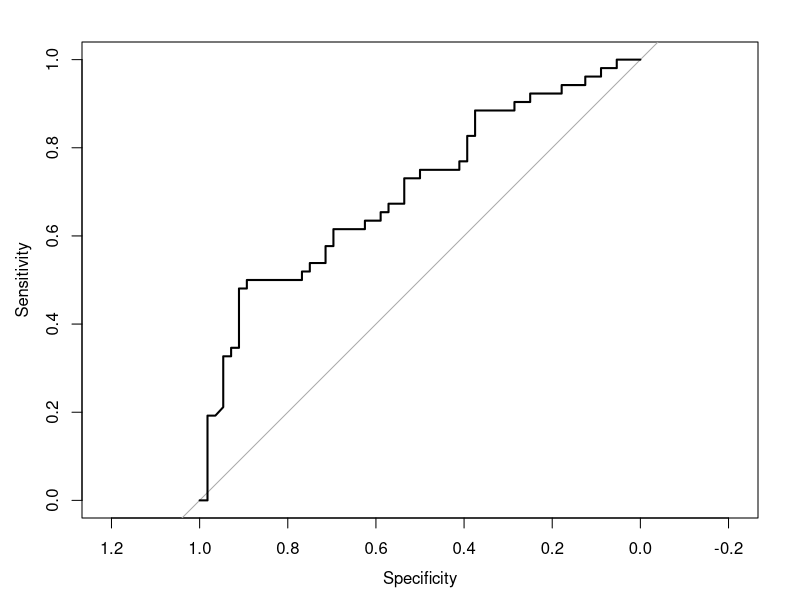
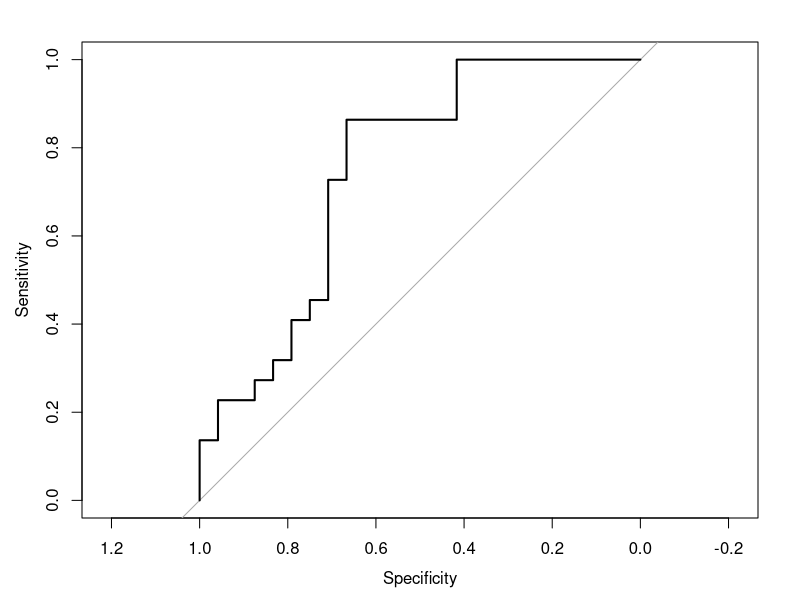
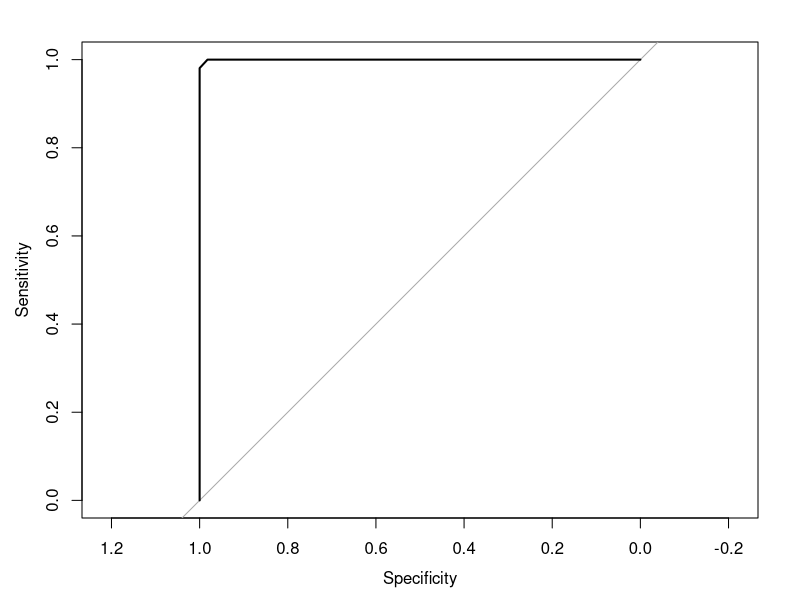
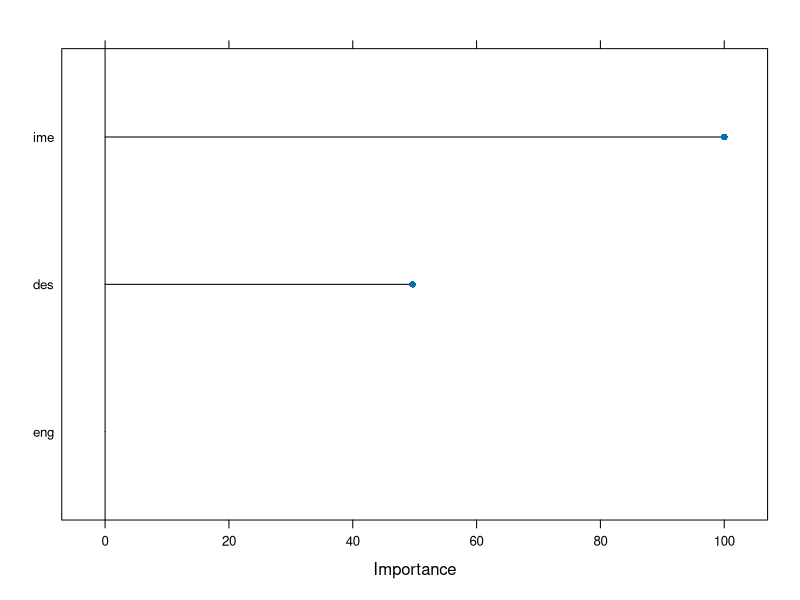
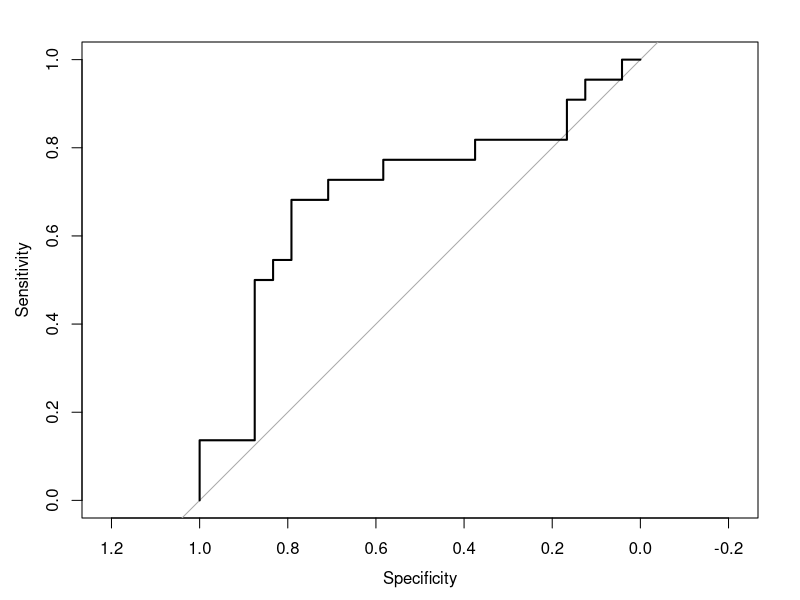
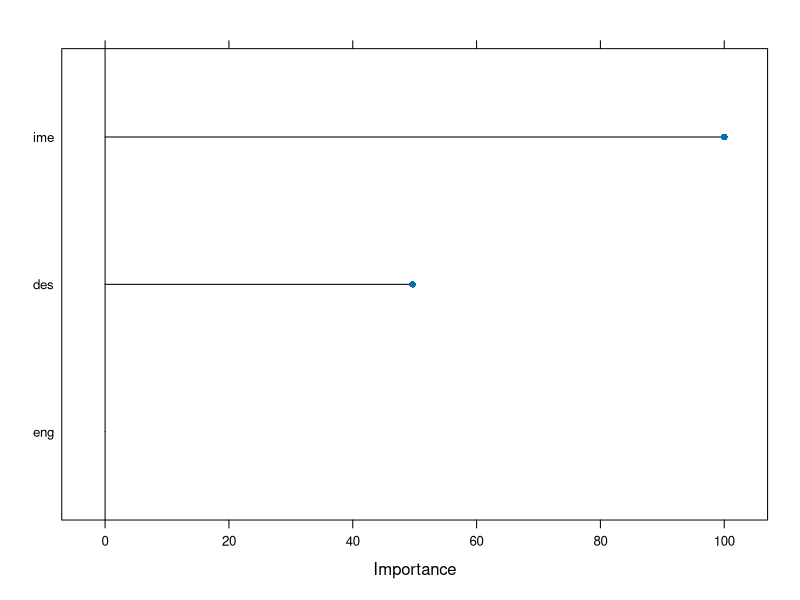
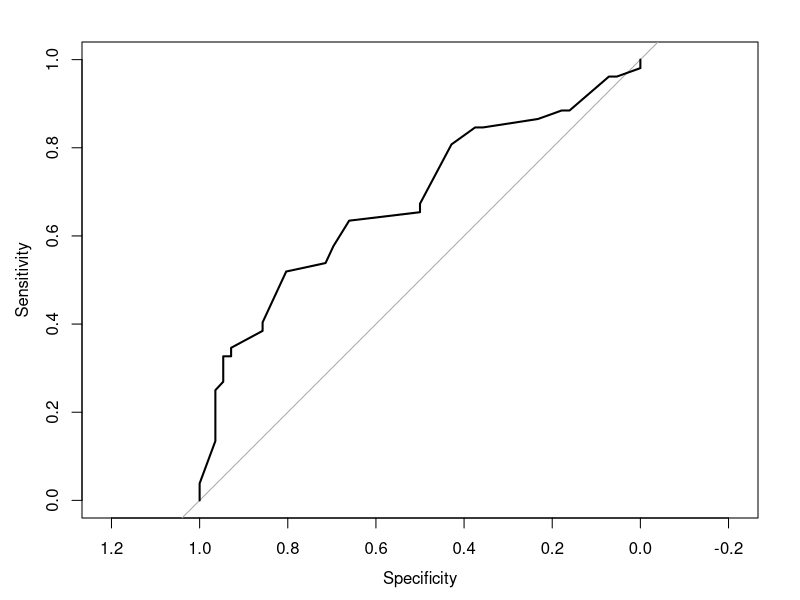
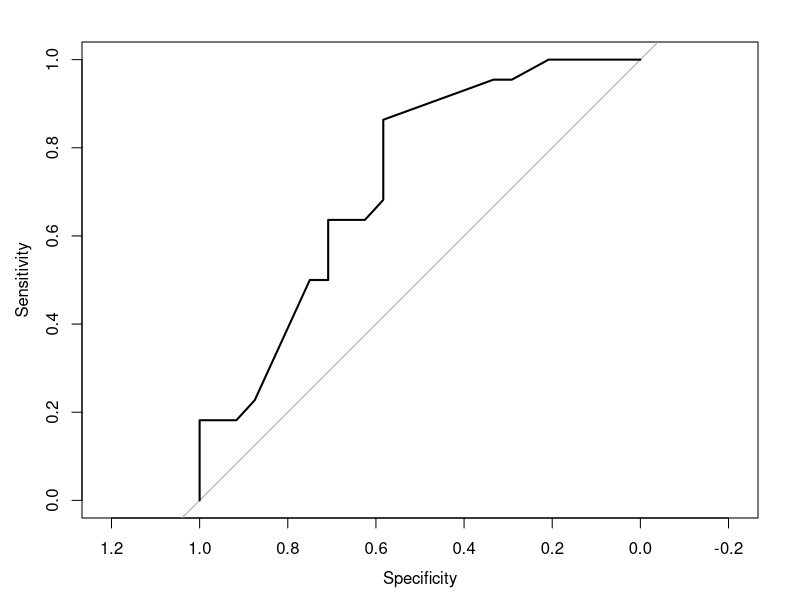

Generate these figures, in order, with R: (Note: this script raises an error after producing the figures.)
options(scipen = 9999)
library(readxl)
library(caTools)
library(caret)
library(pROC)
library(e1071)
library(ipred)
library(ROCR)
library(MASS)

dados <- read_excel("dados.xlsx", sheet = "dados")

set.seed(123)


#### MODELO NÃO SUPERVISIONADO K-MEANS #### 
grupos_aval <- kmeans(dados$aval,centers = 2)

grupos_aval$cluster[grupos_aval$cluster==2]=0 #baixo desempenho passa a receber valor de 0

dados$avalcluster = grupos_aval$cluster #Inputando uma nova coluna no df dados

#### MODELO LINEAR NORMAL #### 

linear_normal <- lm(aval ~ eng + ime + des, data=dados)
summary(linear_normal)

#### REGRESSÃO LOGÍSTICA #### 

logit <- glm(avalcluster ~ eng + ime + des, data=dados, family = binomial)
summary(logit)


#### APRENDIZADO DE MÁQUINA SUPERVISIONADO #### 

#Fazendo a divisão (treino: 0.75; teste: 0.25)

set.seed(123)

divisao=sample.split(dados$avalcluster,SplitRatio = 0.7)
treinamento=subset(dados,divisao==T)
teste=subset(dados,divisao==F)

treinamento$avalcluster=as.factor(treinamento$avalcluster)
teste$avalcluster=as.factor(teste$avalcluster)


#### ANÁLISE DISCRIMINANTE LINEAR ####
adl = lda(avalcluster ~ eng + ime + des, 
          data=treinamento)

#TREINAMENTO
adlclass=predict(adl, 
                newdata=treinamento)$class
confusionMatrix(adlclass,
                treinamento$avalcluster,
                positive = "1")
adlclassprob=predict(adl, 
                    newdata=treinamento, 
                    type="prob")$posterior[,2]
adlrocobject=roc(as.numeric(treinamento$avalcluster) -1, 
                adlclassprob)
plot.roc(adlrocobject)
auc(adlrocobject)

#TESTE
adlclass=predict(adl, 
                 newdata=teste)$class
confusionMatrix(adlclass,
                teste$avalcluster,
                positive = "1")
adlclassprob=predict(adl, 
                     newdata=teste)$posterior[,2]
adlrocobject=roc(as.numeric(teste$avalcluster) -1, 
                 adlclassprob)
plot.roc(adlrocobject)
auc(adlrocobject)



### RANDOM FOREST ### 

ctrl=trainControl(method="cv",
                  number=10)
FitRF= train(
  avalcluster ~ eng + ime + des,
  method="rf",
  preProcess=c("scale"),
  trControl=ctrl,
  data=treinamento,
  importance=T
)

#TREINAMENTO
RFclass=predict(FitRF, 
                newdata=treinamento)
confusionMatrix(RFclass,
                treinamento$avalcluster,
                positive = "1")
RFclassprob=predict(FitRF, 
                    newdata=treinamento, 
                    type="prob")
RFrocobject=roc(treinamento$avalcluster, 
                RFclassprob[,2])
plot.roc(RFrocobject)
plot(varImp(FitRF))
auc(RFrocobject)

#TESTE
RFclass=predict(FitRF, 
                newdata=teste)
confusionMatrix(RFclass,
                teste$avalcluster,
                positive = "1")
RFclassprob=predict(FitRF, 
                    newdata=teste, 
                    type="prob")
RFrocobject=roc(teste$avalcluster, 
                RFclassprob[,2])
plot.roc(RFrocobject)
plot(varImp(FitRF))
auc(RFrocobject)

### KNN ### 

ctrl=trainControl(method="repeatedcv",
                  number=10)
FitKNN= train(
  avalcluster ~ eng + ime + des,
  method="knn",
  preProcess=c("scale"),
  trControl=ctrl,
  data=treinamento,
  tuneLength = 20
)

#TREINAMENTO
KNNclass=predict(FitKNN, 
                 newdata=treinamento)
confusionMatrix(KNNclass,
                treinamento$avalcluster,
                positive = "1")
KNNclassprob=predict(FitKNN, 
                     newdata=treinamento, 
                     type="prob")
KNNrocobject=roc(treinamento$avalcluster, 
                 KNNclassprob[,2])
plot.roc(KNNrocobject)
auc(KNNrocobject)

#TESTE
KNNclass=predict(FitKNN, 
                 newdata=teste)
confusionMatrix(KNNclass,
                teste$avalcluster,
                positive = "1")
KNNclassprob=predict(FitKNN, 
                     newdata=teste, 
                     type="prob")
KNNrocobject=roc(teste$avalcluster, 
                 KNNclassprob[,2])
plot.roc(KNNrocobject)
auc(KNNrocobject)


### NAIVE BAYES ### 

ctrl=trainControl(method="cv",
                  number=10)

Grid = data.frame(usekernel=TRUE,
                  laplace = 0,
                  adjust=1)
FitNB= train(
  avalcluster ~ eng + ime + des,
  method="naive_bayes",
  preProcess=c("scale"),
  trControl=ctrl,
  data=treinamento,
  tuneGrid = Grid
)

#TREINAMENTO
nbclass=predict(FitNB, 
                newdata=treinamento)
confusionMatrix(nbclass,
                treinamento$avalcluster,
                positive = "1")
nbclassprob=predict(FitNB, 
                    newdata=treinamento, 
                    type="prob")
nbrocobject=roc(treinamento$avalcluster, 
                nbclassprob[,2])
plot.roc(nbrocobject)
auc(nbrocobject)

#TESTE
nbclass=predict(FitNB, 
                newdata=teste)
confusionMatrix(nbclass,
                teste$avalcluster,
                positive = "1")
nbclassprob=predict(FitNB, 
                    newdata=teste, 
                    type="prob")
nbrocobject=roc(teste$avalcluster, 
                KNNclassprob[,2])
plot.roc(nbrocobject)
auc(nbrocobject)


### LOGIT ### 

Fitlogit= train(
  avalcluster ~ eng + ime + des,
  method="glm",
  preProcess=c("scale"),
  family="binomial",
  data=treinamento
)

#TREINAMENTO
logitclass=predict(Fitlogit, 
                   newdata=treinamento)
confusionMatrix(logitclass,
                treinamento$avalcluster,
                positive = "1")
logitclassprob=predict(Fitlogit, 
                       newdata=treinamento, 
                       type="prob")
logitrocobject=roc(treinamento$avalcluster, 
                   logitclassprob[,2])
plot.roc(logitrocobject)
auc(logitrocobject)

#TESTE
logitclass=predict(Fitlogit, 
                   newdata=teste)
confusionMatrix(logitclass,
                teste$avalcluster,
                positive = "1")
logitclassprob=predict(Fitlogit, 
                       newdata=teste, 
                       type="prob")
logitrocobject=roc(teste$avalcluster, logitclassprob[,2])
plot.roc(logitrocobject)
auc(logitrocobject)

### SVM LINEAR ### 

svmfit=svm(avalcluster ~ eng + ime + des, 
           data=treinamento, 
           scale=T, 
           type= "C-classification", 
           kernel="linear")


#TREINAMENTO
svmclass=predict(svmfit, 
                 newdata=treinamento)
confusionMatrix(svmclass,
                treinamento$avalcluster,
                positive = "1")
svmclassprob=predict(svmfit, 
                     newdata=treinamento, 
                     type="prob")
svmrocobject=roc(treinamento$avalcluster, 
                 as.numeric(svmclassprob))
plot.roc(svmrocobject)
auc(svmrocobject)

#TESTE
svmclass=predict(svmfit, 
                 newdata=teste)
confusionMatrix(svmclass,
                teste$avalcluster,
                positive = "1")
svmclassprob=predict(svmfit, 
                     newdata=teste, 
                     type="prob")
svmrocobject=roc(teste$avalcluster, 
                 as.numeric(svmclassprob))
plot.roc(svmrocobject)
auc(svmrocobject)

### BAGGING ###

baggedfit <- bagging(formula = avalcluster ~ eng + ime + des, 
                     data = treinamento,
                     coob = TRUE,
                     scale=T)

#TREINAMENTO

baggedclass <- predict(object = baggedfit,    
                       newdata = treinamento,  
                       type = "class")

confusionMatrix(data = baggedclass,       
                reference = treinamento$avalcluster,
                positive = "1")

baggedclassprob <- predict(object = baggedfit,    
                           newdata = treinamento,  
                           type = "prob")

baggedrocobject=roc(treinamento$avalcluster, 
                    baggedclassprob[,2])
plot.roc(baggedrocobject)
auc(baggedrocobject)

#TESTE
baggedclass <- predict(object = baggedfit,    
                       newdata = teste,  
                       type = "class")

confusionMatrix(data = baggedclass,       
                reference = teste$avalcluster,
                positive = "1")

baggedclassprob <- predict(object = baggedfit,    
                           newdata = teste,  
                           type = "prob")

baggedrocobject=roc(teste$avalcluster, 
                    baggedclassprob[,2])
plot.roc(baggedrocobject)
auc(baggedrocobject)

### GRADIENT BOOSTING MACHINE ###

tc = trainControl(method = "cv", 
                  number=10)

fitboosted = train(avalcluster ~ eng + ime + des, 
                   data=treinamento, 
                   method="gbm", 
                   trControl=tc,
                   preProcess = c("scale"))

#TREINAMENTO
boostedclass=predict(fitboosted, 
                     newdata=treinamento)
confusionMatrix(boostedclass,
                treinamento$avalcluster, 
                positive = "1")
boostedclassprob=predict(fitboosted, 
                         newdata=treinamento, 
                         type="prob")
boostedrocobject=roc(treinamento$avalcluster, 
                     boostedclassprob[,2])
plot.roc(boostedrocobject)
auc(boostedrocobject)

#TESTE
boostedclass=predict(fitboosted, 
                     newdata=teste)
confusionMatrix(boostedclass,
                teste$avalcluster, 
                positive = "1")
boostedclassprob=predict(fitboosted, 
                         newdata=teste, 
                         type="prob")
boostedrocobject=roc(teste$avalcluster, 
                     boostedclassprob[,2])
plot.roc(boostedrocobject)
auc(boostedrocobject)

preds_list <- list(KNNclassprob[,2], nbclassprob[,2], RFclassprob[,2], logitclassprob[,2], svmclassprob, boostedclassprob[,2], baggedclassprob[,2])

# List of actual values (same for all)
m <- length(preds_list)
actuals_list <- rep(list(as.numeric(teste$avalcluster)), m)
# Plot the ROC curves
pred <- prediction(predictions=preds_list, labels=actuals_list)
rocs <- performance(pred, "tpr", "fpr")
plot(rocs, col = as.list(1:m), main = "ROC curves for test data")
legend(x = "bottomright", 
       legend = c("KNN", "Naive Bayes","Random Forest","Logit","SVM linear", "Gradient Boosting","Bagging"),
       fill = 1:m)
